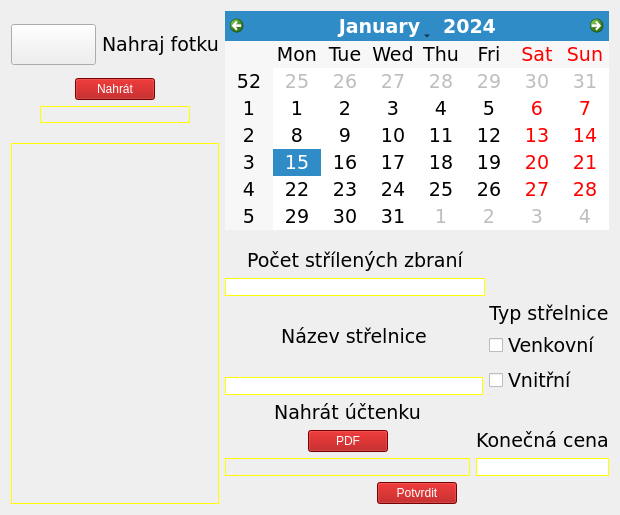
  <widget class="QWidget" name="layoutWidget">
   <property name="geometry">
    <rect>
     <x>90</x>
     <y>20</y>
     <width>141</width>
     <height>181</height>
    </rect>
   </property>
   <layout class="QHBoxLayout" name="horizontalLayout_2">
    <item>
     <layout class="QVBoxLayout" name="verticalLayout_3">
      <item>
       <spacer name="verticalSpacer_12">
        <property name="orientation">
         <enum>Qt::Vertical</enum>
        </property>
        <property name="sizeType">
         <enum>QSizePolicy::Fixed</enum>
        </property>
        <property name="sizeHint" stdset="0">
         <size>
          <width>20</width>
          <height>13</height>
         </size>
        </property>
       </spacer>
      </item>
      <item>
       <layout class="QVBoxLayout" name="verticalLayout_28">
        <item>
         <layout class="QHBoxLayout" name="horizontalLayout_17">
          <item>
           <widget class="QPushButton" name="PB_Shooting_Back_2">
            <property name="sizePolicy">
             <sizepolicy hsizetype="Preferred" vsizetype="Preferred">
              <horstretch>0</horstretch>
              <verstretch>0</verstretch>
             </sizepolicy>
            </property>
            <property name="font">
             <font>
              <family>Verdana</family>
              <pointsize>21</pointsize>
             </font>
            </property>
            <property name="styleSheet">
             <string notr="true">image: url(:/icons/resourcefolder/icons8-close-50.png);</string>
            </property>
            <property name="text">
             <string/>
            </property>
           </widget>
          </item>
          <item>
           <spacer name="horizontalSpacer_21">
            <property name="orientation">
             <enum>Qt::Horizontal</enum>
            </property>
            <property name="sizeHint" stdset="0">
             <size>
              <width>40</width>
              <height>20</height>
             </size>
            </property>
           </spacer>
          </item>
          <item>
           <widget class="QLabel" name="label_12">
            <property name="sizePolicy">
             <sizepolicy hsizetype="Fixed" vsizetype="Fixed">
              <horstretch>0</horstretch>
              <verstretch>0</verstretch>
             </sizepolicy>
            </property>
            <property name="font">
             <font>
              <family>Verdana</family>
              <pointsize>14</pointsize>
             </font>
            </property>
            <property name="text">
             <string>Nahraj fotku</string>
            </property>
           </widget>
          </item>
          <item>
           <spacer name="horizontalSpacer_22">
            <property name="orientation">
             <enum>Qt::Horizontal</enum>
            </property>
            <property name="sizeHint" stdset="0">
             <size>
              <width>40</width>
              <height>20</height>
             </size>
            </property>
           </spacer>
          </item>
         </layout>
        </item>
        <item>
         <spacer name="verticalSpacer">
          <property name="orientation">
           <enum>Qt::Vertical</enum>
          </property>
          <property name="sizeType">
           <enum>QSizePolicy::Fixed</enum>
          </property>
          <property name="sizeHint" stdset="0">
           <size>
            <width>20</width>
            <height>7</height>
           </size>
          </property>
         </spacer>
        </item>
        <item>
         <layout class="QVBoxLayout" name="verticalLayout_29">
          <item>
           <layout class="QHBoxLayout" name="horizontalLayout_18">
            <item>
             <spacer name="horizontalSpacer_23">
              <property name="orientation">
               <enum>Qt::Horizontal</enum>
              </property>
              <property name="sizeHint" stdset="0">
               <size>
                <width>40</width>
                <height>20</height>
               </size>
              </property>
             </spacer>
            </item>
            <item>
             <layout class="QVBoxLayout" name="verticalLayout_30">
              <item>
               <layout class="QHBoxLayout" name="horizontalLayout_19">
                <item>
                 <spacer name="horizontalSpacer_24">
                  <property name="orientation">
                   <enum>Qt::Horizontal</enum>
                  </property>
                  <property name="sizeHint" stdset="0">
                   <size>
                    <width>40</width>
                    <height>20</height>
                   </size>
                  </property>
                 </spacer>
                </item>
                <item>
                 <widget class="QPushButton" name="PB_Shooting_LoadPhoto">
                  <property name="enabled">
                   <bool>true</bool>
                  </property>
                  <property name="sizePolicy">
                   <sizepolicy hsizetype="Preferred" vsizetype="Preferred">
                    <horstretch>0</horstretch>
                    <verstretch>0</verstretch>
                   </sizepolicy>
                  </property>
                  <property name="styleSheet">
                   <string notr="true">color: rgb(255, 255, 255);
background-color: rgb(170, 0, 0);</string>
                  </property>
                  <property name="text">
                   <string>Nahrát</string>
                  </property>
                 </widget>
                </item>
                <item>
                 <spacer name="horizontalSpacer_25">
                  <property name="orientation">
                   <enum>Qt::Horizontal</enum>
                  </property>
                  <property name="sizeHint" stdset="0">
                   <size>
                    <width>40</width>
                    <height>20</height>
                   </size>
                  </property>
                 </spacer>
                </item>
               </layout>
              </item>
              <item>
               <widget class="QLabel" name="Label_Shooting_PhotoLink">
                <property name="font">
                 <font>
                  <family>Verdana</family>
                  <pointsize>10</pointsize>
                 </font>
                </property>
                <property name="styleSheet">
                 <string notr="true">border: 1px solid yellow;
</string>
                </property>
                <property name="text">
                 <string/>
                </property>
                <property name="alignment">
                 <set>Qt::AlignCenter</set>
                </property>
               </widget>
              </item>
              <item>
               <spacer name="verticalSpacer_2">
                <property name="orientation">
                 <enum>Qt::Vertical</enum>
                </property>
                <property name="sizeType">
                 <enum>QSizePolicy::Fixed</enum>
                </property>
                <property name="sizeHint" stdset="0">
                 <size>
                  <width>20</width>
                  <height>14</height>
                 </size>
                </property>
               </spacer>
              </item>
             </layout>
            </item>
            <item>
             <spacer name="horizontalSpacer_26">
              <property name="orientation">
               <enum>Qt::Horizontal</enum>
              </property>
              <property name="sizeHint" stdset="0">
               <size>
                <width>40</width>
                <height>20</height>
               </size>
              </property>
             </spacer>
            </item>
           </layout>
          </item>
         </layout>
        </item>
       </layout>
      </item>
      <item>
       <layout class="QVBoxLayout" name="verticalLayout_31">
        <item>
         <spacer name="verticalSpacer_14">
          <property name="orientation">
           <enum>Qt::Vertical</enum>
          </property>
          <property name="sizeType">
           <enum>QSizePolicy::Fixed</enum>
          </property>
          <property name="sizeHint" stdset="0">
           <size>
            <width>20</width>
            <height>0</height>
           </size>
          </property>
         </spacer>
        </item>
        <item>
         <widget class="QLabel" name="Label_Shooting_Photo">
          <property name="sizePolicy">
           <sizepolicy hsizetype="Expanding" vsizetype="Expanding">
            <horstretch>0</horstretch>
            <verstretch>0</verstretch>
           </sizepolicy>
          </property>
          <property name="styleSheet">
           <string notr="true">border: 1px solid yellow;
</string>
          </property>
          <property name="text">
           <string/>
          </property>
         </widget>
        </item>
       </layout>
      </item>
     </layout>
    </item>
    <item>
     <layout class="QVBoxLayout" name="verticalLayout">
      <item>
       <widget class="QCalendarWidget" name="CW_Shooting">
        <property name="font">
         <font>
          <family>Verdana</family>
          <pointsize>14</pointsize>
         </font>
        </property>
       </widget>
      </item>
      <item>
       <spacer name="verticalSpacer_8">
        <property name="orientation">
         <enum>Qt::Vertical</enum>
        </property>
        <property name="sizeType">
         <enum>QSizePolicy::Fixed</enum>
        </property>
        <property name="sizeHint" stdset="0">
         <size>
          <width>20</width>
          <height>13</height>
         </size>
        </property>
       </spacer>
      </item>
      <item>
       <layout class="QHBoxLayout" name="horizontalLayout">
        <item>
         <layout class="QVBoxLayout" name="verticalLayout_18">
          <item>
           <widget class="QLabel" name="label_7">
            <property name="font">
             <font>
              <family>Verdana</family>
              <pointsize>14</pointsize>
             </font>
            </property>
            <property name="text">
             <string>Počet střílených zbraní</string>
            </property>
            <property name="alignment">
             <set>Qt::AlignCenter</set>
            </property>
           </widget>
          </item>
          <item>
           <widget class="QLineEdit" name="LE_Shooting_AmountOfGuns">
            <property name="styleSheet">
             <string notr="true">border: 1px solid yellow;
</string>
            </property>
           </widget>
          </item>
         </layout>
        </item>
        <item>
         <spacer name="horizontalSpacer_13">
          <property name="orientation">
           <enum>Qt::Horizontal</enum>
          </property>
          <property name="sizeType">
           <enum>QSizePolicy::Fixed</enum>
          </property>
          <property name="sizeHint" stdset="0">
           <size>
            <width>124</width>
            <height>21</height>
           </size>
          </property>
         </spacer>
        </item>
       </layout>
      </item>
      <item>
       <layout class="QHBoxLayout" name="horizontalLayout_11">
        <item>
         <layout class="QVBoxLayout" name="verticalLayout_19">
          <item>
           <layout class="QHBoxLayout" name="horizontalLayout_12">
            <item>
             <spacer name="horizontalSpacer_14">
              <property name="orientation">
               <enum>Qt::Horizontal</enum>
              </property>
              <property name="sizeType">
               <enum>QSizePolicy::Fixed</enum>
              </property>
              <property name="sizeHint" stdset="0">
               <size>
                <width>0</width>
                <height>20</height>
               </size>
              </property>
             </spacer>
            </item>
            <item>
             <layout class="QVBoxLayout" name="verticalLayout_20">
              <item>
               <widget class="QLabel" name="label_8">
                <property name="font">
                 <font>
                  <family>Verdana</family>
                  <pointsize>14</pointsize>
                 </font>
                </property>
                <property name="text">
                 <string>Název střelnice</string>
                </property>
                <property name="alignment">
                 <set>Qt::AlignCenter</set>
                </property>
               </widget>
              </item>
              <item>
               <widget class="QLineEdit" name="LE_Shooting_RangeName">
                <property name="styleSheet">
                 <string notr="true">border: 1px solid yellow;
</string>
                </property>
               </widget>
              </item>
             </layout>
            </item>
           </layout>
          </item>
          <item>
           <spacer name="verticalSpacer_9">
            <property name="orientation">
             <enum>Qt::Vertical</enum>
            </property>
            <property name="sizeType">
             <enum>QSizePolicy::Fixed</enum>
            </property>
            <property name="sizeHint" stdset="0">
             <size>
              <width>20</width>
              <height>0</height>
             </size>
            </property>
           </spacer>
          </item>
         </layout>
        </item>
        <item>
         <layout class="QVBoxLayout" name="verticalLayout_21">
          <item>
           <widget class="QLabel" name="label_9">
            <property name="font">
             <font>
              <family>Verdana</family>
              <pointsize>14</pointsize>
             </font>
            </property>
            <property name="text">
             <string>Typ střelnice</string>
            </property>
            <property name="alignment">
             <set>Qt::AlignCenter</set>
            </property>
           </widget>
          </item>
          <item>
           <layout class="QVBoxLayout" name="verticalLayout_22">
            <item>
             <widget class="QCheckBox" name="CB_Shooting_Range_Outside">
              <property name="font">
               <font>
                <family>Verdana</family>
                <pointsize>14</pointsize>
               </font>
              </property>
              <property name="text">
               <string>Venkovní</string>
              </property>
             </widget>
            </item>
            <item>
             <widget class="QCheckBox" name="CB_Shooting_Range_Inside">
              <property name="font">
               <font>
                <family>Verdana</family>
                <pointsize>14</pointsize>
               </font>
              </property>
              <property name="text">
               <string>Vnitřní</string>
              </property>
             </widget>
            </item>
           </layout>
          </item>
         </layout>
        </item>
       </layout>
      </item>
      <item>
       <layout class="QHBoxLayout" name="horizontalLayout_13">
        <item>
         <layout class="QVBoxLayout" name="verticalLayout_23">
          <property name="sizeConstraint">
           <enum>QLayout::SetFixedSize</enum>
          </property>
          <item>
           <layout class="QHBoxLayout" name="horizontalLayout_14">
            <item>
             <spacer name="horizontalSpacer_15">
              <property name="orientation">
               <enum>Qt::Horizontal</enum>
              </property>
              <property name="sizeHint" stdset="0">
               <size>
                <width>40</width>
                <height>20</height>
               </size>
              </property>
             </spacer>
            </item>
            <item>
             <widget class="QLabel" name="label_10">
              <property name="sizePolicy">
               <sizepolicy hsizetype="Fixed" vsizetype="Fixed">
                <horstretch>0</horstretch>
                <verstretch>0</verstretch>
               </sizepolicy>
              </property>
              <property name="font">
               <font>
                <family>Verdana</family>
                <pointsize>14</pointsize>
               </font>
              </property>
              <property name="text">
               <string>Nahrát účtenku</string>
              </property>
              <property name="alignment">
               <set>Qt::AlignCenter</set>
              </property>
             </widget>
            </item>
            <item>
             <spacer name="horizontalSpacer_16">
              <property name="orientation">
               <enum>Qt::Horizontal</enum>
              </property>
              <property name="sizeHint" stdset="0">
               <size>
                <width>40</width>
                <height>20</height>
               </size>
              </property>
             </spacer>
            </item>
           </layout>
          </item>
          <item>
           <spacer name="verticalSpacer_10">
            <property name="orientation">
             <enum>Qt::Vertical</enum>
            </property>
            <property name="sizeType">
             <enum>QSizePolicy::Fixed</enum>
            </property>
            <property name="sizeHint" stdset="0">
             <size>
              <width>20</width>
              <height>0</height>
             </size>
            </property>
           </spacer>
          </item>
          <item>
           <layout class="QHBoxLayout" name="horizontalLayout_15">
            <item>
             <spacer name="horizontalSpacer_17">
              <property name="orientation">
               <enum>Qt::Horizontal</enum>
              </property>
              <property name="sizeHint" stdset="0">
               <size>
                <width>40</width>
                <height>20</height>
               </size>
              </property>
             </spacer>
            </item>
            <item>
             <widget class="QPushButton" name="PB_Shooting_LoadInvoice">
              <property name="enabled">
               <bool>true</bool>
              </property>
              <property name="sizePolicy">
               <sizepolicy hsizetype="Preferred" vsizetype="Preferred">
                <horstretch>0</horstretch>
                <verstretch>0</verstretch>
               </sizepolicy>
              </property>
              <property name="styleSheet">
               <string notr="true">color: rgb(255, 255, 255);
background-color: rgb(170, 0, 0);</string>
              </property>
              <property name="text">
               <string>PDF</string>
              </property>
             </widget>
            </item>
            <item>
             <spacer name="horizontalSpacer_18">
              <property name="orientation">
               <enum>Qt::Horizontal</enum>
              </property>
              <property name="sizeHint" stdset="0">
               <size>
                <width>40</width>
                <height>20</height>
               </size>
              </property>
             </spacer>
            </item>
           </layout>
          </item>
          <item>
           <widget class="QLabel" name="Label_Shooting_InvoiceLink">
            <property name="font">
             <font>
              <family>Verdana</family>
              <pointsize>10</pointsize>
             </font>
            </property>
            <property name="styleSheet">
             <string notr="true">border: 1px solid yellow;

</string>
            </property>
            <property name="text">
             <string/>
            </property>
            <property name="alignment">
             <set>Qt::AlignCenter</set>
            </property>
           </widget>
          </item>
         </layout>
        </item>
        <item>
         <layout class="QVBoxLayout" name="verticalLayout_24">
          <item>
           <spacer name="verticalSpacer_11">
            <property name="orientation">
             <enum>Qt::Vertical</enum>
            </property>
            <property name="sizeType">
             <enum>QSizePolicy::Fixed</enum>
            </property>
            <property name="sizeHint" stdset="0">
             <size>
              <width>20</width>
              <height>28</height>
             </size>
            </property>
           </spacer>
          </item>
          <item>
           <layout class="QVBoxLayout" name="verticalLayout_25">
            <item>
             <widget class="QLabel" name="label_11">
              <property name="font">
               <font>
                <family>Verdana</family>
                <pointsize>14</pointsize>
               </font>
              </property>
              <property name="text">
               <string>Konečná cena</string>
              </property>
              <property name="alignment">
               <set>Qt::AlignCenter</set>
              </property>
             </widget>
            </item>
            <item>
             <widget class="QLineEdit" name="LE_Shooting_FinalPrice">
              <property name="sizePolicy">
               <sizepolicy hsizetype="Preferred" vsizetype="Preferred">
                <horstretch>0</horstretch>
                <verstretch>0</verstretch>
               </sizepolicy>
              </property>
              <property name="styleSheet">
               <string notr="true">border: 1px solid yellow;
</string>
              </property>
             </widget>
            </item>
           </layout>
          </item>
         </layout>
        </item>
       </layout>
      </item>
      <item>
       <layout class="QHBoxLayout" name="horizontalLayout_16">
        <item>
         <spacer name="horizontalSpacer_19">
          <property name="orientation">
           <enum>Qt::Horizontal</enum>
          </property>
          <property name="sizeHint" stdset="0">
           <size>
            <width>40</width>
            <height>20</height>
           </size>
          </property>
         </spacer>
        </item>
        <item>
         <widget class="QPushButton" name="PB_Shooting_Confirm">
          <property name="sizePolicy">
           <sizepolicy hsizetype="Preferred" vsizetype="Preferred">
            <horstretch>0</horstretch>
            <verstretch>0</verstretch>
           </sizepolicy>
          </property>
          <property name="styleSheet">
           <string notr="true">color: rgb(255, 255, 255);
background-color: rgb(170, 0, 0);</string>
          </property>
          <property name="text">
           <string>Potvrdit</string>
          </property>
         </widget>
        </item>
        <item>
         <spacer name="horizontalSpacer_20">
          <property name="orientation">
           <enum>Qt::Horizontal</enum>
          </property>
          <property name="sizeHint" stdset="0">
           <size>
            <width>40</width>
            <height>20</height>
           </size>
          </property>
         </spacer>
        </item>
       </layout>
      </item>
     </layout>
    </item>
   </layout>
  </widget>
